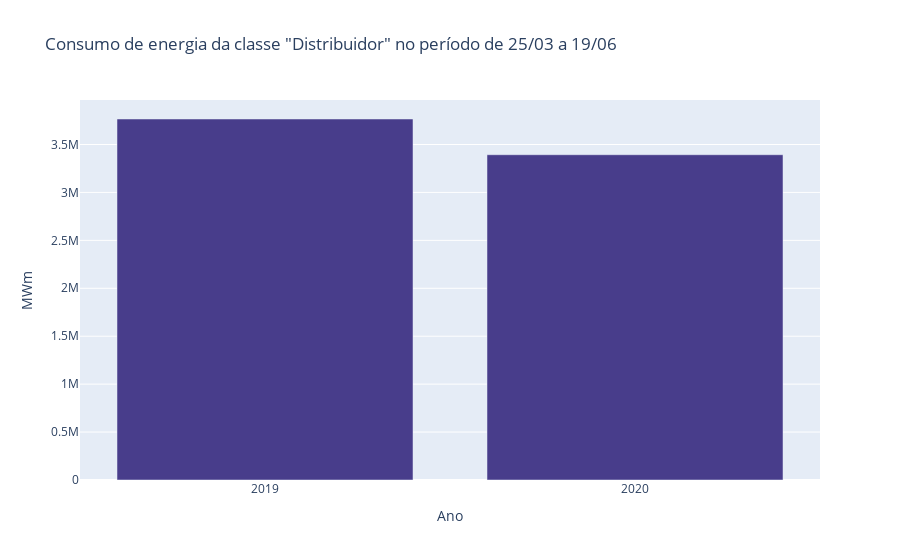

Notebook code cell kept with this figure:
### Code cell
classe = pd.DataFrame({
    '2019' : consumo_classe_no_covid.loc['Distribuidor'],
    '2020' : consumo_classe_covid.loc['Distribuidor']
}).T

fig = px.bar(x=classe.index, y=classe['MWm'], color_discrete_sequence=['darkslateblue'],
    title='Consumo de energia da classe "Distribuidor" no período de 25/03 a 19/06',
    labels={'x': 'Ano', 'y':'MWm'})
fig.show()

### Figure 1 — Plotly figure (JSON) as saved in the notebook; plotly's stock layout.template omitted (floating-point values rounded to 4 significant figures)
{"data": [{"alignmentgroup": "True", "hovertemplate": "Ano=%{x}<br>MWm=%{y}<extra></extra>", "legendgroup": "", "marker": {"color": "darkslateblue", "pattern": {"shape": ""}}, "name": "", "offsetgroup": "", "orientation": "v", "showlegend": false, "textposition": "auto", "type": "bar", "x": ["2019", "2020"], "xaxis": "x", "y": [3766000.0, 3393000.0], "yaxis": "y"}], "layout": {"barmode": "relative", "legend": {"tracegroupgap": 0}, "title": {"text": "Consumo de energia da classe \"Distribuidor\" no período de 25/03 a 19/06"}, "xaxis": {"anchor": "y", "domain": [0, 1], "title": {"text": "Ano"}}, "yaxis": {"anchor": "x", "domain": [0, 1], "title": {"text": "MWm"}}}}
